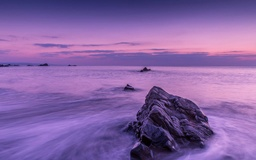
#> input picture Immagini/1.jpg, 256 x 160 px, shrunk from 1024 x 640 before the run, given in place of 1.pgm, which was not available
$ python Felics.py
#> lines starting #> are read from the running program, lines starting #| are printed output that depends on the picture; pictures that were not available may be replaced by others from this repository, and a replacement may not be noted
### AdjustedBinaryCode.py
import math

def dec_bin(n,m):

    b = ""
    while n>0:
        if n%2==0:
            b="0"+b
        else:
            b="1"+b
        n=int(n/2)  #casting in intero

    while len(b)<m:
        b= "0"+b

    return b

def adjusted_binary_codeCod(H,L,P):

    delta = H - L
    if delta==0:            #se H,L,P sono tutti uguali
        k = math.log(2, 2)
    else:
        k = math.log(delta + 1, 2)
    potenza_di_due = k.is_integer()
    k = int(k)
    a = (2**(int(k)+1))-(delta + 1)
    b = 2*(delta + 1 - 2**int(k))

    if potenza_di_due == True:
        start = L
        for i in range (0,delta+1):
            #print(start)
            if P == start:
                #print("delta = " + str(delta) + " a = " + str(a) + " b = " + str(b) + " k = " + str(k))
                return dec_bin(i, k)
            else:
                start = start + 1
    else:

        '''se stiamo al centro'''
        start = H - int(b/2)
        for i in range(1,a+1):
            n = 2**k - i
            #print(start)
            if P == start:
                #print("delta = " + str(delta) + " a = " + str(a) + " b = " + str(b) + " k = " + str(k))
                return dec_bin(n,k)
            else:
                start = start - 1

        '''se stiamo sopra'''
        start = L
        for l in range(0,int(b/2)):
            #print(start)
            if P == start:
                #print("delta = " + str(delta) + " a = " + str(a) + " b = " + str(b) + " k = " + str(k))
                return dec_bin(l,k+1)
            start = start + 1

        '''se stiamo sotto'''
        start = H
        for t in range(int(b/2), b):
            #print(start)
            if P == start:
                #print("delta = " + str(delta) + " a = " + str(a) + " b = " + str(b) + " k = " + str(k))
                return dec_bin(t, k+1)
            start = start - 1

# [65 lines left out: function adjusted_binary_codeDec, not called in this run]
'''
H = 15
L = 7
P = 7
print("CODIFICA")
B = adjusted_binary_codeCod(H,L,P)
print(B)
print("\nDECODIFICA")
D = adjusted_binary_codeDec(H,L,B)
print(D)
'''

### pixelPosition.py
from GolombRice import golomb_rice, decompression_golomb_rice
import Context
from AdjustedBinaryCode import adjusted_binary_codeCod, adjusted_binary_codeDec


def left_center_right(h, l, p):
    result = ""
    if p < l:
        k, aggiornare, pos = Context.searchContesti(h, l)
        result = result + '10' + golomb_rice(l-p-1, k)
        if aggiornare == True:
            if pos != -1:
                Context.aggiornaContesto(h, l, p, pos)  # result = p
        else:  # devo aggiungere il contesto
            Context.addContestoeValori(h, l, p)  # result = p
    elif p > h:
        k, aggiornare, pos= Context.searchContesti(h, l)
        result = result + '11' + golomb_rice(p-h-1, k)
        if aggiornare == True:
            if pos != -1:
                Context.aggiornaContesto(h, l, p, pos)  # result = p
        else:  # devo aggiungere il contesto
            Context.addContestoeValori(h, l, p)  # result = p
    else:   #sei al centro
        #print("H = "+str(h)+" L= "+str(l)+" P= "+str(p)+" contesto: "+str(h-l))
        result = result + '0' + adjusted_binary_codeCod(h, l, p)
    return result


# [38 lines left out: function left_center_rightDec, not called in this run]


'''
p = 180
l = 120
h = 150

p1 = 110
l1 = 120
h1 = 150

p2 = 140
l2 = 120
h2 = 150

risultato=""

risultato += left_center_right(h, l, p)
risultato += left_center_right(h1, l1, p1)
risultato += left_center_right(h2, l2, p2)
print("Il risultato e': ")
print(risultato)
'''

### Context.py
import GolombRice

arr_contesti = []
arr_contesti_dec = []


def searchContesti(high, low):
    delta = int(high - low)
    pos = -1
    aggiornare = False
    for idx, e in enumerate(arr_contesti):
        if len(e) == 1:         # allora è un contesto
            if e[0] == delta:   # è il contesto che cercavamo
                pos = idx
                break

    if pos != -1:                                   # è stato trovato il contesto cercato
        array_di_valori1 = arr_contesti[pos + 1]    #recupero i valori
        min = array_di_valori1[0]
        k = 0
        for idx2, t in enumerate(array_di_valori1):
            if min > t:
                min = t
                k = idx2
        aggiornare = True
        return k, aggiornare, pos
    else:                            #non c'è il contesto cercato, lo aggiungo e restituisco k=2
        k = 2
        return k, aggiornare, pos


def aggiornaContesto(high, low, p, pos):
    array_di_valori1 = arr_contesti[pos + 1]  # prendo i valori i valori
    for k in range(4):
        if p < low:
            length = len(GolombRice.golomb_rice(low - p - 1, k))
            array_di_valori1[k] = array_di_valori1[k] + length
        elif p > high:
            length = len(GolombRice.golomb_rice(p - high - 1, k))
            array_di_valori1[k] = array_di_valori1[k] + length
    arr_contesti[pos + 1] = array_di_valori1

def addContestoeValori(high, low, p):
    arr_valori = []
    delta = int(high-low)
    for k in range(4):
        if p < low:
            arr_valori.append(len(GolombRice.golomb_rice(low - p - 1, k)))
        elif p > high:
            arr_valori.append(len(GolombRice.golomb_rice(p - high - 1, k)))
    arr_contesti.append([delta])
    arr_contesti.append(arr_valori)

# [46 lines left out: functions searchContesti_dec, aggiornaContesto_dec, addContestoeValori_dec, not called in this run]

### GolombRice.py
# [28 lines left out: function decompression_golomb_rice, not called in this run]

def golomb_rice(n, k):
    #calcoliamo m
    m = 2 ** k
    #print("Il valore m equivale a: ")
    #print(m)

    #calcoliamo la prima parte del codice
    ris = int(n / m)
    #print("Il valore di n/m equivale a: ")
    #print(ris)
    code1 = ''
    while ris > 0:
        code1 = code1 + '1'
        ris = ris - 1
    code1 = code1 + '0'
    #print("Il valore in unario corrisponde a: ")
    #print(code1)

    #calcoliamo la seconda parte del codice
    mod = n % m
    #print("Il resto di n/m equivale a: ")
    #print(mod)
    code2 = ''
    while mod > 0:
        if mod % 2 == 0:
            code2 = '0' + code2
        else:
            code2 = '1' + code2
        mod = int(mod / 2)

    #facciamo in modo che la seconda parte del codice sia di lunghezza k
    while len(code2) < k:
        code2 = '0' + code2
    #print("Il resto in binario corrisponde a: ")
    #print(code2)

    #concateniamo le due parti e restituiamo la codifica completa
    code1 = code1 + code2
    return code1

### Felics.py
import cv2 as cv
import AdjustedBinaryCode as abc
from pixelPosition import left_center_right
from array import array as arr

bin_array_dim = arr("B")
bin_array = arr("B")

file = open("Test/FELICS/2 dimensioni/test1.bnr", "wb")

path = "Immagini/Bianco e nero/PGM/1.pgm"

img = cv.imread(path)
#> img is the input picture: shape (160, 256, 3); mean B, G, R 164.7, 99.8, 134.7

array = cv.cvtColor(img, cv.COLOR_BGR2GRAY) #conversione in scala di grigi
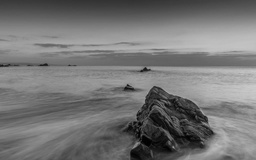
#> array: shape (160, 256); min 0, max 203, mean 117.7

x, y = array.shape
#> x = 160; y = 256
print(x)
#| 160
print(y)
#| 256

x_code = abc.dec_bin(x, 16)
#> x_code = '0000000010100000'
bin_array_dim.append(int(x_code[:8][::+1], 2))
bin_array_dim.append(int(x_code[8:][::+1], 2))

y_code = abc.dec_bin(y, 16)
#> y_code = '0000000100000000'
bin_array_dim.append(int(y_code[:8][::+1], 2))
bin_array_dim.append(int(y_code[8:][::+1], 2))

file.write(bytes(bin_array_dim))

print(x_code)
#| 0000000010100000
print(y_code)
#| 0000000100000000

print(bin_array_dim)


uno = array[0,0]
#> uno = 58
due = array[0,1]
#> due = 57


primo = abc.dec_bin(uno, 8)
#> primo = '00111010'
bin_array.append(int(str(primo), 2))
secondo = abc.dec_bin(due, 8)
#> secondo = '00111001'
bin_array.append(int(str(secondo), 2))


#print("primo = "+str(uno)+" "+str(primo)+" secondo = "+str(due)+" "+str(secondo)+"\n\n"+str(array.shape)+"\n\nP  N1  N2  riga  colonna\n")

indice = 0
result = ''
contatore = 0

for riga in range(0,array.shape[0]):
    for colonna in range(0, array.shape[1]):
        if (indice > 1):
            P = array[riga, colonna]
            if (riga==0): #se siamo nella riga 0
                N1 = array[riga,colonna-1] #primo a sinistra
                N2 = array[riga,colonna-2] #secondo a sinistra
            if (colonna==0): #se siamo nella colonna 0
                N1 = array[riga - 1, colonna]     # sopra
                N2 = array[riga - 1, colonna+1]   # sopra a destra
            if (riga!=0 and colonna!=0):
                N1 = array[riga - 1, colonna]  # sopra
                N2 = array[riga, colonna - 1]  # sinistra
            #print(str(P)+" "+str(N1)+" "+str(N2)+"   "+str(riga)+"   "+str(colonna))
            #PARTE CENTRALE
            if N1 >= N2:        #se sono uguali chi è high è indifferente
                high = N1
                low = N2
            else:
                high = N2
                low = N1
            result += left_center_right(high, low, P)
            #print(result)
        else:
            indice = indice + 1
        while (len(result) > 8):
            bin_array.append(int(result[:8][::+1], 2))
            result = result[8:]

if len(result) > 0:
    while (len(result) == 8):
        result = result + '0'
#> this loop made 0 passes

bin_array.append(int(result[:8][::+1], 2))

file.write(bytes(bin_array))
file.close()

$ run again, with Immagini/3.jpg copied over Immagini/1.jpg
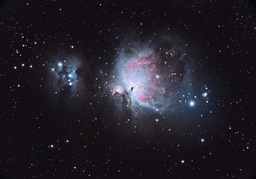
#> input picture Immagini/3.jpg, 256 x 179 px, shrunk from 2365 x 1655 before the run, given in place of 1.pgm, which was not available
#> img is the input picture: shape (179, 256, 3); mean B, G, R 39.9, 31.3, 34.4
#> `array = cv.cvtColor(img, cv.COLOR_BGR2GRAY)`:
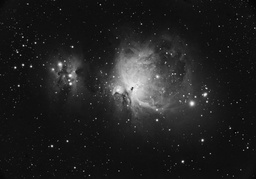
#> array: shape (179, 256); min 1, max 253, mean 33.1
#| 179
#| 256
#| 0000000010110011
#| 0000000100000000
#> uno = 9
#> primo = '00001001'
